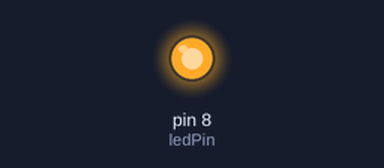
Recording of a sketch running on a simulated Arduino Uno, built with avr-gcc and run on an emulated ATmega328P. Shown: output pins drawn as LEDs (lit = HIGH).

Above: at 0.1 s.
Timing chart, 0 to 1.6 s (numbered marks = the images above):
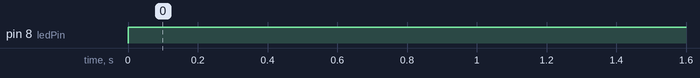

The sketch:

led.ino
```cpp
#define ledPin 8

void setup() {
  // put your setup code here, to run once:
      pinMode(ledPin, OUTPUT);

}

void loop() {
  // put your main code here, to run repeatedly:
   digitalWrite(ledPin,HIGH);

}
```

Measured:
- by itself, pin 8 (ledPin): LOW → HIGH at 0.00 s
